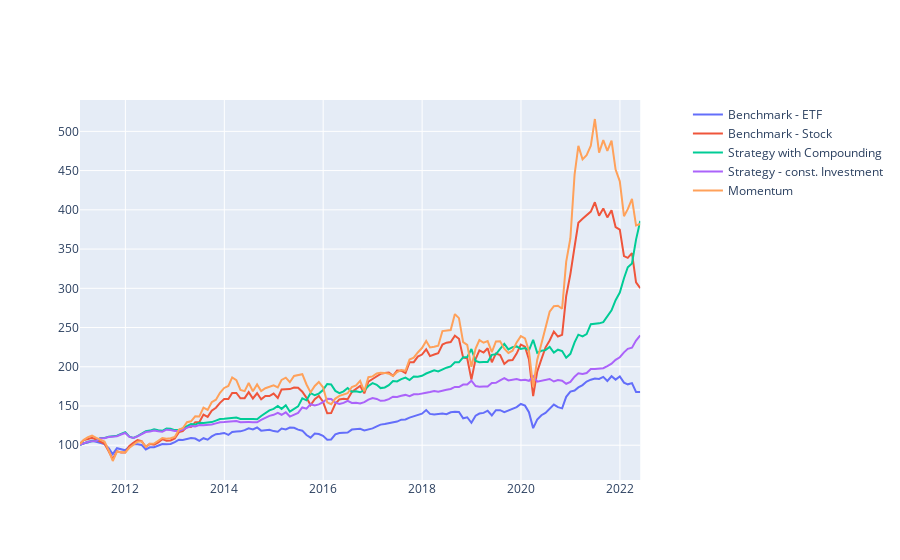

This figure's notebook cell:
### Code cell
fig = make_subplots(specs=[[{"secondary_y": True}]])
fig.add_trace(
    go.Scatter(x=returns.index, y=returns['RET_etf'],name="Benchmark - ETF", mode = 'lines'),
    secondary_y=False
)
fig.add_trace(
    go.Scatter(x=returns.index, y=returns['RET_stock'],name="Benchmark - Stock", mode = 'lines'),
    secondary_y=False
)
fig.add_trace(
    go.Scatter(x=returns.index, y=returns['RET_strategy'],name="Strategy with Compounding", mode = 'lines'),
    secondary_y=False
)
fig.add_trace(
    go.Scatter(x=portfolio_rets.index, y=portfolio_rets['RET_strategy'],name="Strategy - const. Investment", mode = 'lines'),
    secondary_y=False
)
fig.add_trace(
    go.Scatter(x=returns.index, y=returns['RET_momentum'],name="Momentum", mode = 'lines'),
    secondary_y=False
)

fig.show()

### Figure 1 — Plotly figure (JSON) as saved in the notebook; plotly's stock layout.template omitted (floating-point values rounded to 4 significant figures; data arrays with more than 128 entries replaced by an {"elided": "..."} marker saying what was removed)
{"data": [{"mode": "lines", "name": "Benchmark - ETF", "type": "scatter", "x": {"elided": "137 str values"}, "xaxis": "x", "y": {"elided": "137 float values"}, "yaxis": "y"}, {"mode": "lines", "name": "Benchmark - Stock", "type": "scatter", "x": {"elided": "137 str values"}, "xaxis": "x", "y": {"elided": "137 float values"}, "yaxis": "y"}, {"mode": "lines", "name": "Strategy with Compounding", "type": "scatter", "x": {"elided": "137 str values"}, "xaxis": "x", "y": {"elided": "137 float values"}, "yaxis": "y"}, {"mode": "lines", "name": "Strategy - const. Investment", "type": "scatter", "x": {"elided": "137 str values"}, "xaxis": "x", "y": {"elided": "137 float values"}, "yaxis": "y"}, {"mode": "lines", "name": "Momentum", "type": "scatter", "x": {"elided": "137 str values"}, "xaxis": "x", "y": {"elided": "137 float values"}, "yaxis": "y"}], "layout": {"xaxis": {"anchor": "y", "domain": [0, 0.94]}, "yaxis": {"anchor": "x", "domain": [0, 1]}, "yaxis2": {"anchor": "x", "overlaying": "y", "side": "right"}}}
